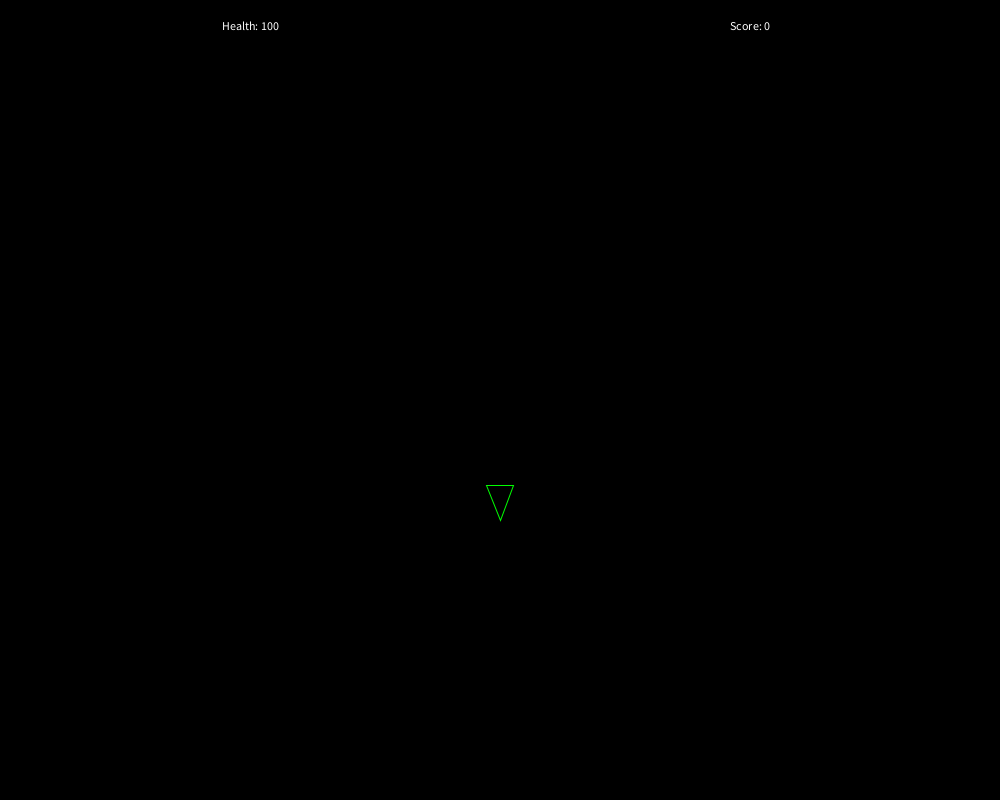
Frame 1 (no input)
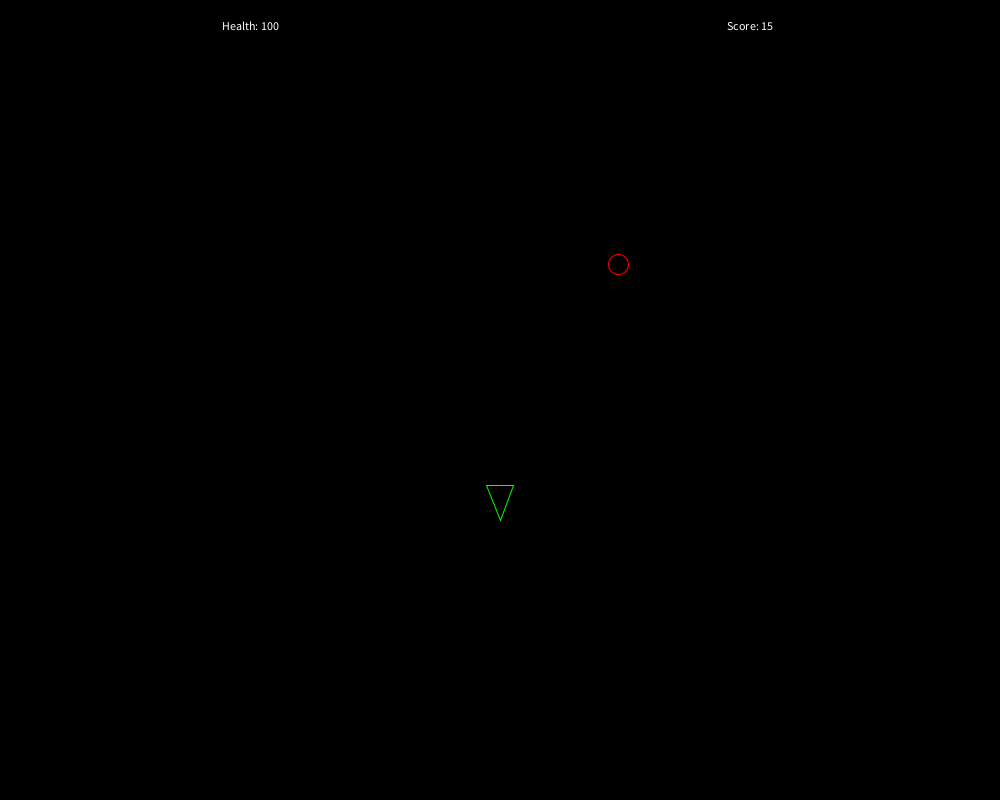
Frame 60 (the mouse pressed at the canvas centre just before this capture)
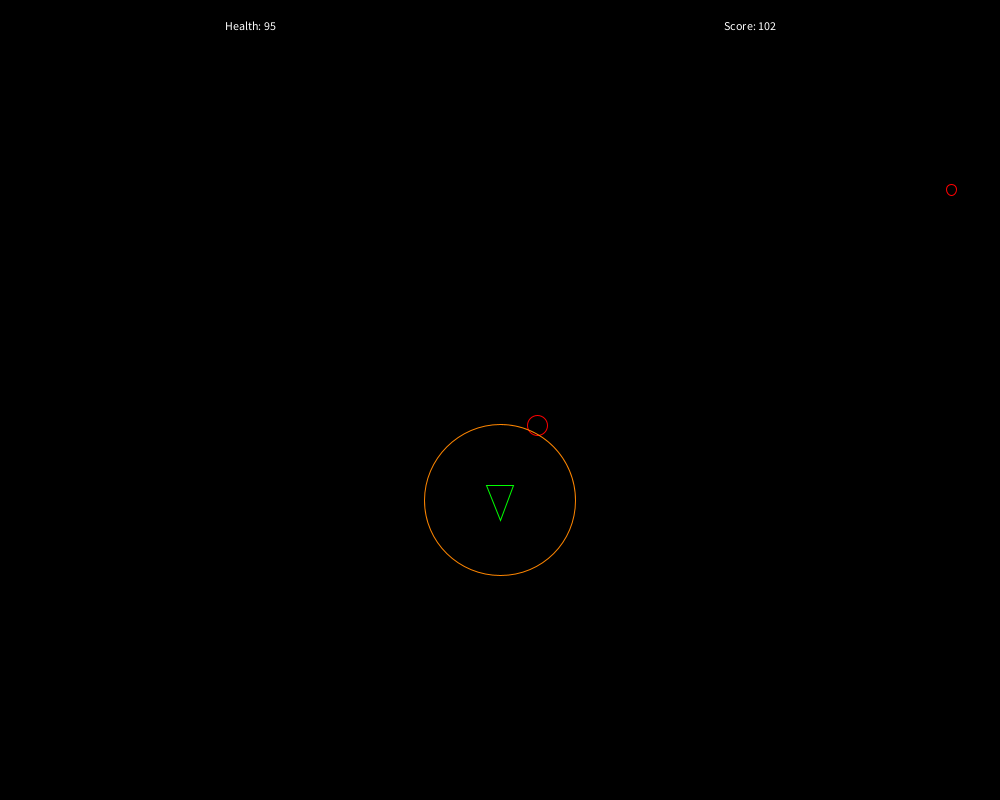
Frame 120 (the mouse held since frame 60 and released just before this capture)

The Processing sketch that drew these frames (run headless with seeded random() and noise(); from frame 60 on, the mouse is pressed at the canvas centre):

// Processing sketch: processing_91557
// ── processing_91557.pde

int w = 1000;
int h = 800;
int weapon = 1;
Thing thing1;
Enemy e;
int counter = 100;
int max = 100;
ArrayList el = new ArrayList();
ArrayList b = new ArrayList();
float score = 0;

void setup(){
  size(1000, 800);
  thing1 = new Thing(w/2, w/2);
  //noCursor();
  e = new Enemy(200, 200);
  
  noFill();
}

void draw(){
  
  if((int)thing1.getHealth()>0){ 
  background(0);
  
  noFill();
  thing1.move();
  thing1.display();
  
  
  if(counter>max){
    el.add(new Enemy(random(0, width), random (0, height)));
    counter = 0;
    //max -= .5;
    max = (int)max((50000-score)/500, 20);
  }
  
  for(int i = 0; i < el.size(); i++){
    Enemy e = (Enemy)el.get(i);
    e.move(thing1);
    for(int j = 0; j < b.size(); j++){
      Bomb bu = (Bomb)b.get(j);
      if(e.hit(bu)){
        el.remove(i);
        score+=100;
        i--;
        break;
      }
      
   }
   if(thing1.hit(e)){
        el.remove(i);
        i--; 
      }
   e.display();
  }
  
  
  for(int i = 0; i < b.size(); i++){
    Bomb bo = (Bomb)b.get(i);
    if(!bo.display()){
      b.remove(i);
      i--;
    }else{
      thing1.hit(bo);
    }
  }  
  
  counter++;
  score+=.25;
  score = max(score, 0);
  
  textAlign(CENTER);
  text("Score: "  + (int)score, width*3/4, 30);
  text("Health: "  + (int)thing1.getHealth(), width/4, 30);
  
  /*
  stroke(255, 0, 0);
  //noFill();
  ellipse(mouseX, mouseY, 20, 20);
  line(mouseX, mouseY-10, mouseX, mouseY+10);
  line(mouseX-10, mouseY, mouseX+10, mouseY);
  //fill(0);
  //text("Health: "  + (int)thing1.getHealth(), 800, 30);
  //text("Bombs: "  + (int)thing1.getBombs(), 800, 50);
  */
  }
  
  
  
}


void keyPressed(){
  if (key == CODED) {
    if(keyCode == UP)
      thing1.keyP(1);
    else if(keyCode == DOWN)
      thing1.keyP(2);
    else if(keyCode == LEFT)
      thing1.keyP(3);
    else if(keyCode == RIGHT)
      thing1.keyP(4);
    } 
  if(key == ' '){
    b.add(thing1.shoot());
    score-=50;
  }
  /*
  else if(key == '1')
    weapon = 1;
  else if(key == '2')
    weapon = 2;
  else if(key == '3')
    weapon = 3;
  else if(key == '4')
    weapon = 4;*/
}

void keyReleased(){
  if (key == CODED) {
    if(keyCode == UP)
      thing1.keyR(1);
    else if(keyCode == DOWN)
      thing1.keyR(2);
    else if(keyCode == LEFT)
      thing1.keyR(3);
    else if(keyCode == RIGHT)
      thing1.keyR(4);
  }
}

void mousePressed(){
    b.add(thing1.shoot());
    score-=50;
}
    
    
    
class Thing{
  int s = 30;
  float x;
  float y;
  float x1;
  float y1;
  float x2;
  float y2;
  float x3;
  float y3;
  float vx;
  float vy;
  float ax;
  float ay;
  float a = .5;
  boolean u;
  boolean d;
  boolean l;
  boolean r;
  float z;
  float f = .2;
  float m;
  boolean c = false;
  float health = 100;
  int bombs = 3;
  
  
  
  
  Thing(int xp, int yp){
    x = xp;
    y = yp;
    vx = 0;
    vy = 0;
    ax = 0;
    ay = 0;
    z = PI/2;
    x1 = x - 50*cos(z);
    y1 = y - 50*sin(z);
    x2 = x - 20*cos(z+.75);
    y2 = y - 20*sin(z+.75);
    x3 = x - 20*cos(z-.75);
    y3 = y - 20*sin(z-.75);
    
  }
  
  
  void move(){
    if(!(l || r)){
      if (vx>.02){
        ax=-f*cos(atan2(vy, vx));
      } else if(vx < -.02){
        ax= f*cos(atan2(vy, -vx));
      } else {
        ax = 0;
        vx = 0;
      }
    }
    if(!(u || d)){
      if (vy>.02){
        ay=-f*sin(atan2(vy, -vx));
      } else if(vy < -.02){
        ay= f*sin(atan2(-vy, vx));
      } else {
        ay = 0;
        vy = 0;
      }
    }
    if (u || d || r || l)
      z = atan2(vy, vx);
      // z = atan2(mouseY-y, mouseX-x);
      
    
    vx += ax;
    vy += ay;
    vx = min(12, max(vx, -12));
    vy = min(12, max(vy, -12));
    x += vx;
    y += vy;
    
    
    
    
    x1 = x + 20*cos(z);
    y1 = y + 20*sin(z);
    x2 = x - 20*cos(z+.75);
    y2 = y - 20*sin(z+.75);
    x3 = x - 20*cos(z-.75);
    y3 = y - 20*sin(z-.75);
    if(x1 < 0 || x2 < 0 || x3 < 0){
      m = min(x1, min(x2, x3));
      x-=m;
      x1-=m;
      x2-=m;
      x3-=m;
      vx = 0;
      //z = PI - z;
    } else if(x1 > w || x2 > w || x3 > w){
      m = max(x1, max(x2, x3))-w;
      x-=m;
      x1-=m;
      x2-=m;
      x3-=m;
      vx = 0;
      //z = PI - z;
    }
    
    if(y1 < 0 || y2 < 0 || y3 < 0){
      
      m = min(y1, min(y2, y3));
      y-=m;
      y1-=m;
      y2-=m;
      y3-=m;
      vy = 0;
      println(m);
    } else if(y1 > h || y2 > h || y3 > h){
      m = max(y1, max(y2, y3))-h;
      y-=m;
      y1-=m;
      y2-=m;
      y3-=m;
      vy = 0;
    }
    health+=.003;
  }
  
  void display(){
    stroke(0, 255, 0);
    triangle(x1, y1, x2, y2, x3, y3);
  }
  
  void keyP(int q){
    if(q == 1){
      ay = 0-a;
      u = true;
    } else if (q == 2){
      ay = a;
      d = true;
    } else if (q == 3){
      ax = 0-a;
      l = true;
    } else if (q == 4){
      ax = a;
      r = true;
    }
  }
  
  void keyR(int q){
    if(q == 1){
      if(d) ay = a;
      else ay = 0;
      u = false;
    } else if (q == 2){
      if(u) ay = 0-a;
      else ay = 0;
      d = false;
    } else if (q == 3){
      if(r) ax = a;
      else ax = 0;
      l = false;
    } else if (q == 4){
      if(l) ax = 0-a;
      else ax = 0;
      r = false;
    }
  }  
  
  Bomb shoot(){
      return new Bomb(x, y);
  }
  
  float getHealth(){
    health = constrain(health, 0, 100);
    return health;
  }
  
  int getBombs(){
    return bombs;   
  }
  
   float getX(){
     return x;
   }
   
   float getY(){
     return y;
   }
   float r2;
   boolean hit(Bomb b){
     r2 = sqrt((b.getY()-y)*(b.getY()-y) + (b.getX()-x)*(b.getX()-x));
     if (r2<(35+b.getSize())/2 && b.exploding() && b.getHit()){
       health-=5;
       score-=50;
       b.hit();
       return true;
     }
     return false;
   }  
   
   boolean hit(Enemy b){
     r2 = sqrt((b.getY()-y)*(b.getY()-y) + (b.getX()-x)*(b.getX()-x));
     if (r2<(35+b.getSize())/2 && b.ready()){
       health-=5;
       score-=50;
       return true;
     }
     return false;
   }  
  
  
}





class Bullet{
   float x;
   float y;
   float vx;
   float vy;
   float v=15;
   
   Bullet(float xp, float yp, float r){
     x = xp;
     y = yp;
     vx = v*cos(r);
     vy = v*sin(r);
   }
   
   void display(){
     //stroke(255, 255, 0);
     x+=vx;
     y+=vy;
     ellipse(x, y, 5, 5);
   }
   
   float getX(){
     return x;
   }
   
   float getY(){
     return y;
   }

}



class Enemy{
  float x;
  float y;
  int health = 100;
  float vx;
  float vy;
  float v = 3;
  float r;
  float c = 1;
  
  Enemy(float xp, float yp){
    x = xp;
    y = yp;
  }
  
  void move(Thing thing){
    if (c >= 20){
      r = atan2(thing.getY()-y, thing.getX()-x);
      vx = v*cos(r);
      vy = v*sin(r);
      x+=vx;
      y+=vy;
    } else
      c+=.5;
    
  }
  
  void display(){
    stroke(255, 0, 0);
    ellipse(x, y, c, c);
  }
  
  float r2;
  
  
  boolean hit(Bomb b){
    r2 = sqrt((b.getY()-y)*(b.getY()-y) + (b.getX()-x)*(b.getX()-x));
    if (r2<(c+b.getSize())/2 && b.exploding())
      return true;
      
  return false;
  }  
  
   boolean ready(){
    return c>=20;
  }
  float getY(){
    return y;
  }
  float getX(){
    return  x;
  }
  float getSize(){
    return c;
  }

}


class Bomb{
  float x;
  float y;
  int time = 50;
  int c = 15;
  boolean hit = false;
  
  
   Bomb(float xp, float yp){
     x = xp;
     y = yp;
   }
   
  boolean display(){
    stroke(255, 230-(c*128/200), 0);
    ellipse(x, y, c, c);
    if(time > 0){
      time--;
    } else{
      c+=max(6, (200-c)/7);
    }
    if(c < 200)
      return true;
    return false;
  }
  
  
  
  boolean exploding(){
    return time <=0;
  }
  
  
  int getSize(){
    return c;
  }
  
  float getX(){
    return x;
  }
  
  float getY(){
    return y;
  }
  
  void hit(){
    hit = true;
  }

  boolean getHit(){
    return !hit;
  }
  
}

  
  
  
  
  
  
  
  
